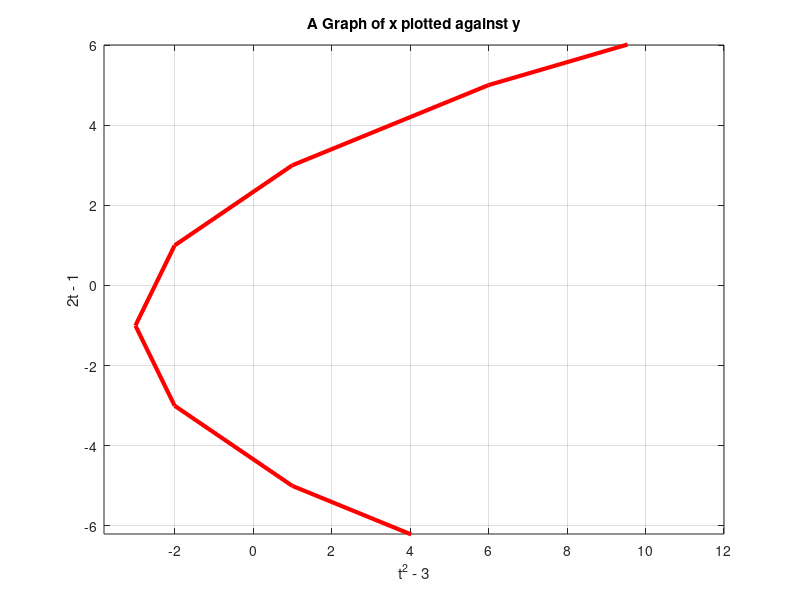

MATLAB code to generate this figure: (Note: this script raises an error after producing the figure.)
%% *NAME: Edem Fiifi Dawson*
%% *ROLL ID: 10211100348*
%% *COURSE: BSc computer Engineering*
% 
%% *Question 1*
%  *a. i)*

a = input("Enter your vector a as [a b c]: ");
b = input("Enter your vector b as [a b c]: ");
dot_ab = dot(a,b);
norm_a = norm(a);
norm_b = norm(b);
angle = acosd(dot_ab/(norm_a*norm_b));
fprintf("The dot product of a and b is: %d", dot_ab)
fprintf("The angle is: %.2f degrees", angle)
%% 
% *a. ii)*

F = [4 0 -3];
A1 = [1 -3 4];
B1 = [2 -2 5];

A1B1 = B1 - A1

Moment1 = cross(A1B1, F)
Magnitude1 = norm(Moment1)
%% *Question 2*
% *b. ii)*

F1 = [2 1 -3];
F2 = [2 -2 1];
FT = F1 + F2

A = [4 0 1];
B = [-1 3 -2];

AB = B - A

Moment = cross(AB,FT)
%% *Question 3*
% *a. ii)*

t = -3:4

x = t.^2 - 3;
y = 2.*t - 1;


title('A Graph of x plotted against y')

plot(x,y,"red", "LineWidth",3)

grid on

xlim([-3.8 12.0])
ylim([-6.2 6.0])
title("A Graph of x plotted against y")

xlabel("t^2 - 3")
ylabel("2t - 1")

%% 
% *b. ii)*

syms x y z

y.*sin(x) + z.*cos(x)

f = @(x,y,z) y.*sin(x) + z.*cos(x)

w = integral3(f,0,pi,0,1,-1,1)

fprintf("%.2f", w)